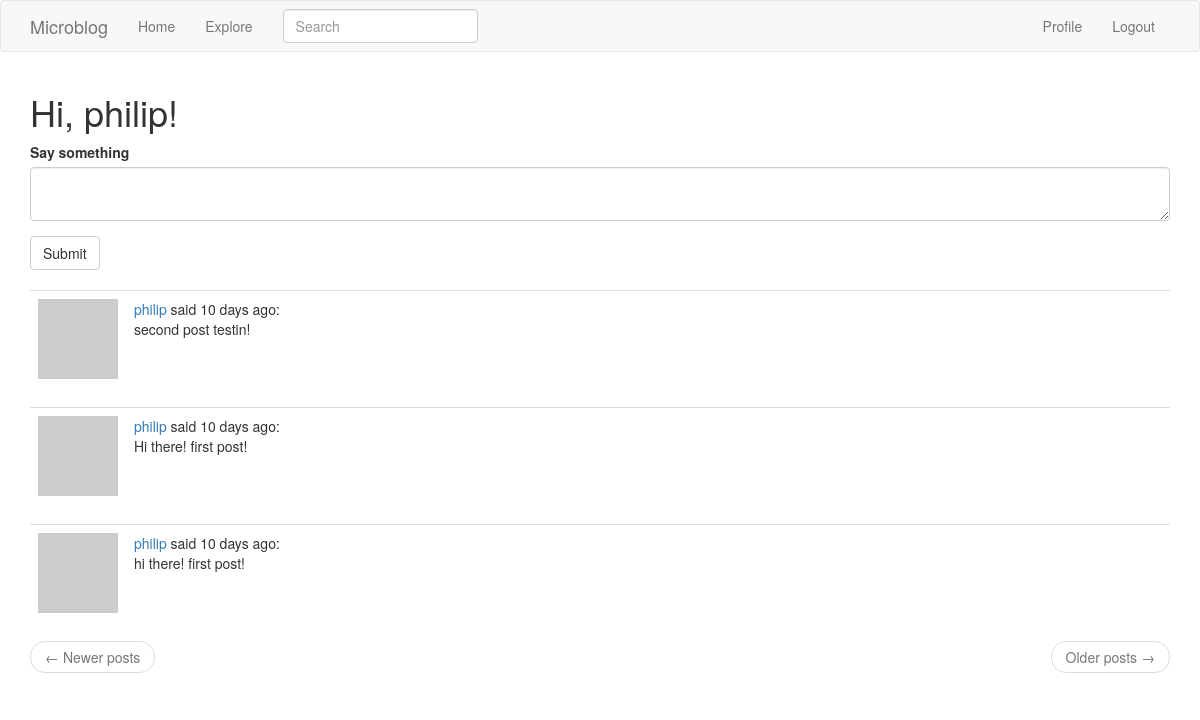
The app's page /index (signed in), older data.
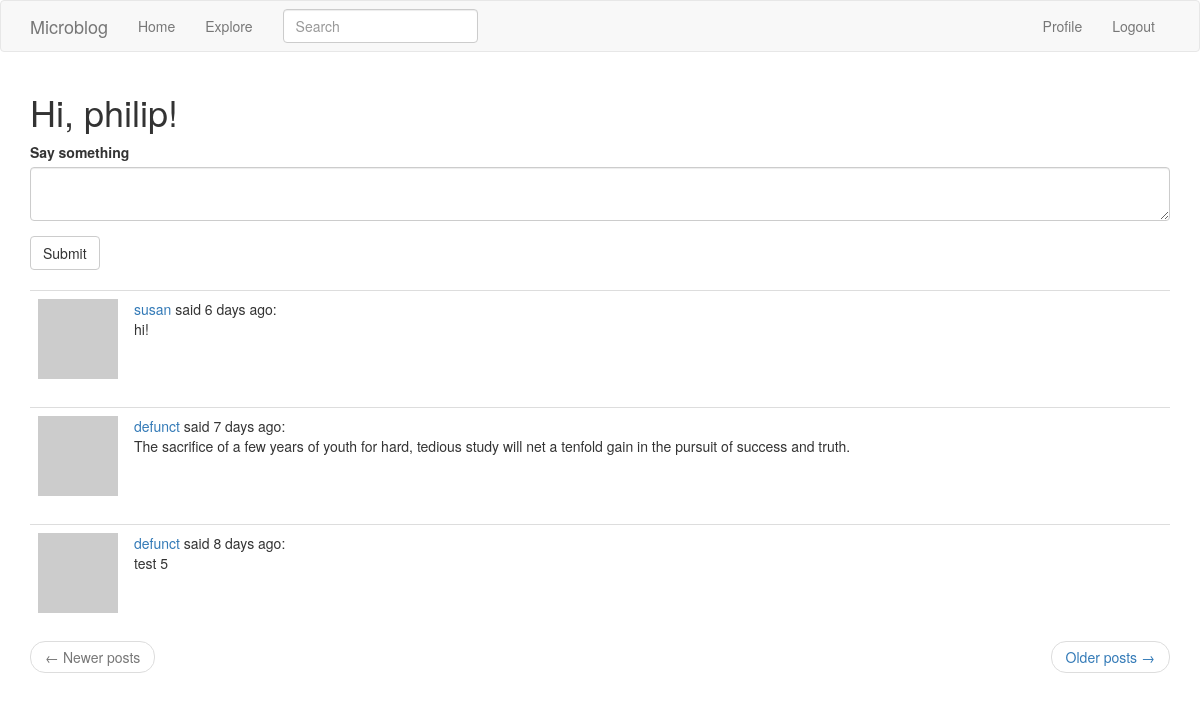
The same page, newer data.
### app/models.py (models this page shows, shortened)
class SearchableMixin(object):
    @classmethod
    def search(cls, expression, page, per_page):  # first argument is a class, for example Post model
        ids, total = query_index(cls.__tablename__, expression, page, per_page)
        if total == 0:
            return cls.query.filter_by(id=0), 0
        when = []  # list of tuples, where tuples are pairs of id index and id value at that index
        for i in range(len(ids)):
            when.append((ids[i], i))
        return cls.query.filter(cls.id.in_(ids)).order_by(db.case(when, value=cls.id)), total
    @classmethod
    def before_commit(cls, session):
        session._changes = {
            'add': list(session.new),
            'update': list(session.dirty),
            'delete': list(session.deleted)
            }
    @classmethod
    def after_commit(cls, session):
        for obj in session._changes['add']:
            if isinstance(obj, SearchableMixin):
                add_to_index(obj.__tablename__, obj)
        for obj in session._changes['update']:
            if isinstance(obj, SearchableMixin):
                add_to_index(obj.__tablename__, obj)
        for obj in session._changes['delete']:
            if isinstance(obj, SearchableMixin):
                remove_from_index(obj.__tablename__, obj)
        session._changes = None

class Post(SearchableMixin, db.Model):
    __searchable__ = ['body']
    id = db.Column(db.Integer, primary_key=True)
    body = db.Column(db.String(140))
    timestamp = db.Column(db.DateTime, index=True, default=datetime.utcnow)
    user_id = db.Column(db.Integer, db.ForeignKey('user.id'))  # for ForeignKey parameter, 'user.id' refers to the id from User table

class User(UserMixin, db.Model):  # User class inherits from db.Model, base class for all models from SQLAlchemy. Also inherits UserMixin to implement login
    id = db.Column(db.Integer, primary_key=True)
    username = db.Column(db.String(64), index=True, unique=True)
    email = db.Column(db.String(120), index=True, unique=True)
    password_hash = db.Column(db.String(128), unique=True)
    posts = db.relationship('Post', backref='author', lazy='dynamic')  # sets relationship between users and posts, allows for queries like user.posts
    about_me = db.Column(db.String(140))
    last_seen = db.Column(db.DateTime, default=datetime.utcnow)
    followed = db.relationship(  # sets up querying what following relationships
        'User', secondary=followers,  # secondary is association table
        primaryjoin=(followers.c.follower_id == id),  # primaryjoin links follower user and association table
        secondaryjoin=(followers.c.followed_id == id),  # secondaryjoin links followed user and association table
        backref = db.backref('followers', lazy='dynamic'), lazy='dynamic')  # backref defines how followed entity will access their followers
    def followed_posts(self):  # returns list of self's posts and followed user's posts
        others = Post.query.join(followers, (followers.c.followed_id == Post.user_id)  # join Posts table with follower association table where follower's followed_id == Post's user_id
            ).filter(followers.c.follower_id == self.id)  # filter out posts from users self isn't following
        own = Post.query.filter_by(user_id=self.id) # get own posts
        return others.union(own).order_by(Post.timestamp.desc())  # sort posts by time in descending order
    def avatar(self, size):
        digest = md5(self.email.lower().encode('utf-8')).hexdigest()
        return 'https://www.gravatar.com/avatar/{}?d=identicon&s={}'.format(
            digest, size)

### app/main/routes.py (the view)
@bp.route('/', methods=['GET', 'POST'])
@bp.route('/index', methods=['GET', 'POST'])
@login_required
def index():  # shows form for adding a post and all followed posts
    form = PostForm()
    if form.validate_on_submit():  # if submit button is pressed
        post = Post(body=form.post.data, author=current_user)  # adding post
        db.session.add(post)
        db.session.commit()
        flash('Your post has been submitted!')
        return redirect(url_for('main.index'))
    page = request.args.get(key='page', default=1, type=int)
    posts = current_user.followed_posts().paginate(page, current_app.config['POSTS_PER_PAGE'], False)  # False parameter returns empty page instead of 404 error if trying to navigate to a page that doesn't exist
    if posts.has_next:
        next_url = url_for('main.index', page=posts.next_num)
    else:
        next_url = None
    if posts.has_prev:
        prev_url = url_for('main.index', page=posts.prev_num)
    else:
        prev_url = None
    return render_template('index.html', title='Home', form=form, posts=posts.items, next_url=next_url, prev_url=prev_url)  # items is list of items retrieved for selected page

### app/main/forms.py
class SearchForm(FlaskForm):
    q = StringField('Search', validators=[DataRequired()])
    def __init__(self, *args, **kwargs):
        if 'formdata' not in kwargs:
            kwargs['formdata'] = request.args
        if 'csrf_enabled' not in kwargs:
            kwargs['csrf_enabled'] = False  # disables CSRF protection default for clickable search links to work
        super(SearchForm, self).__init__(*args, **kwargs)

class PostForm(FlaskForm):
    post = TextAreaField('Say something', validators=[
        DataRequired(), Length(min=1, max=140)])
    submit = SubmitField('Submit')

### app/main/routes.py (called while the page is built)
@bp.before_request
def before_request():  # tracks when user was last seen, writes to db
    if current_user.is_authenticated:
        current_user.last_seen = datetime.utcnow()
        db.session.commit()
        g.search_form = SearchForm()  # explain

### app/models.py (called while the page is built)
@login.user_loader
def load_user(id):
    return User.query.get(int(id))  # loads user from ID, ties in LoginManager and User from database

### app/templates/index.html
{% extends "base.html" %}
{% import 'bootstrap/wtf.html' as wtf %}
{% block app_content %}
    <h1>Hi, {{ current_user.username }}!</h1>
    {% if form %}
    {{ wtf.quick_form(form) }}
    <br>
    {% endif %}
    {% for post in posts %}
        {% include '_post.html' %}
    {% endfor %}
    <nav aria-label="...">
        <ul class="pager">
            <li class="previous{% if not prev_url %} disabled{% endif %}">
                <a href="{{ prev_url or '#' }}">
                    <span aria-hidden="true">&larr;</span> Newer posts
                </a>
            </li>
            <li class="next{% if not next_url %} disabled{% endif %}">
                <a href="{{ next_url or '#' }}">
                    Older posts <span aria-hidden="true">&rarr;</span>
                </a>
            </li>
        </ul>
    </nav>
{% endblock %}

### app/templates/_post.html
<table class="table table-hover">
    <tr>
        <td width="70px">
            <a href="{{ url_for('main.user', username=post.author.username) }}">
                <img src="{{ post.author.avatar(70) }}" />
            </a>
        </td>
        <td>
            <a href="{{ url_for('main.user', username=post.author.username) }}">
                {{ post.author.username }}
            </a>
            said {{ moment(post.timestamp).fromNow()  }}:
            <br>
            {{ post.body }}
        </td>
    </tr>
</table>

Row changes from the older to the newer data that the page shows:
no longer on this page (row unchanged): Post: author.username "philip", timestamp "10 days ago", body "second post testin!"
no longer on this page (row unchanged): Post: author.username "philip", timestamp "10 days ago", body "Hi there! first post!"
no longer on this page (row unchanged): Post: author.username "philip", timestamp "10 days ago", body "hi there! first post!"
added Post: author.username "susan", timestamp "6 days ago", body "hi!"
added Post: author.username "defunct", timestamp "7 days ago", body "The sacrifice of a few years of youth for hard, tedious study will net a tenfold gain in the pursuit of success and truth."
added Post: author.username "defunct", timestamp "8 days ago", body "test 5"
